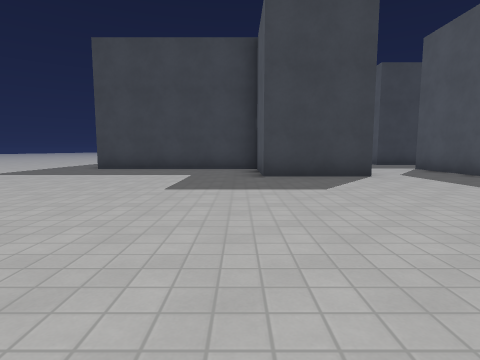
View 1 (above)

18 first-person views from a walk through a Godot game level. The camera is 1.2 m above the floor, tilts 6° down and sees 80° across. The floor is counted in squares, 2 m on a side. Each view is taken from the middle of a square. On the plan, view 1 faces up. The plan holds only what a view shows up to about 9 squares ahead; the rest is blank. The place goes on beyond the plan. Characters and animated objects are not drawn. Surface patterns are stand-ins for the level's own textures.

View 2
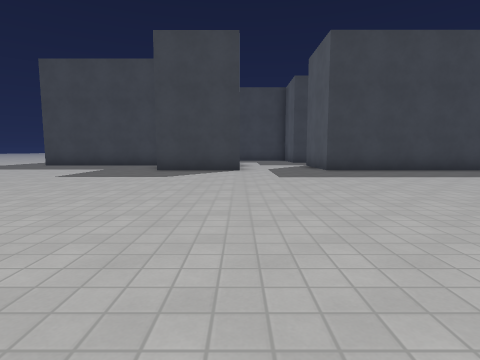

View 3
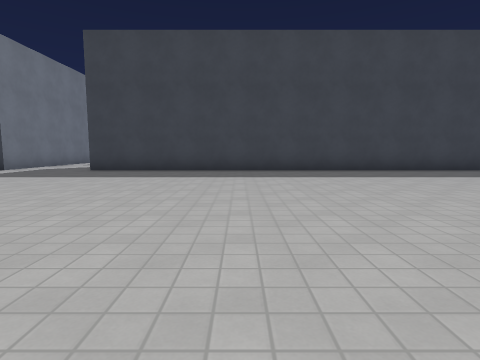

View 4
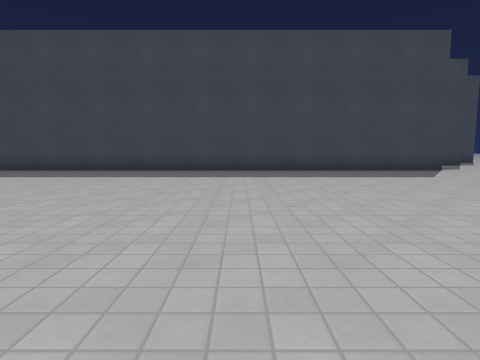

View 5
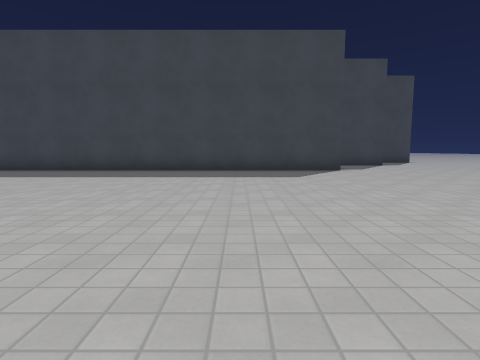

View 6
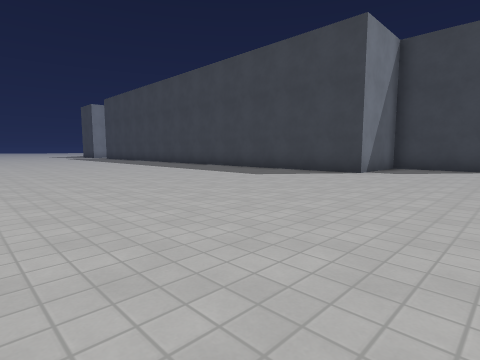

View 7
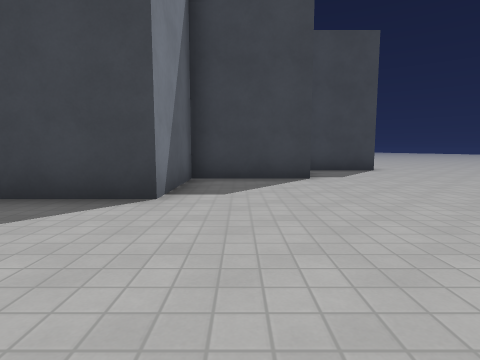

View 8
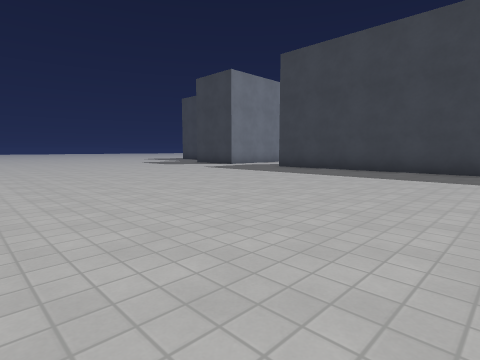

View 9
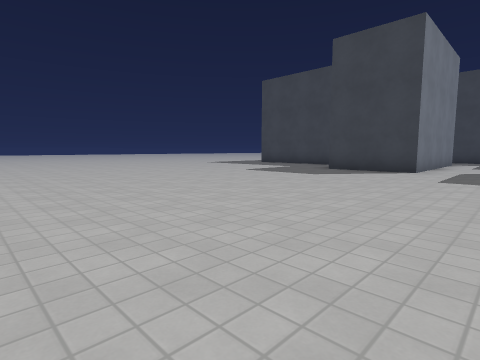

View 10
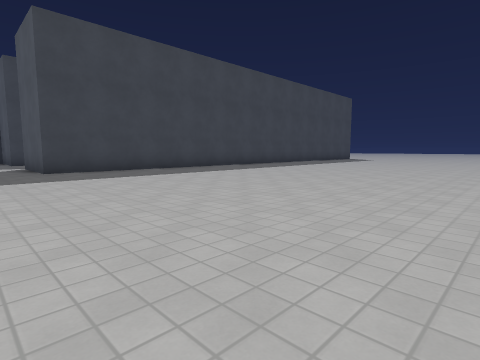

View 11
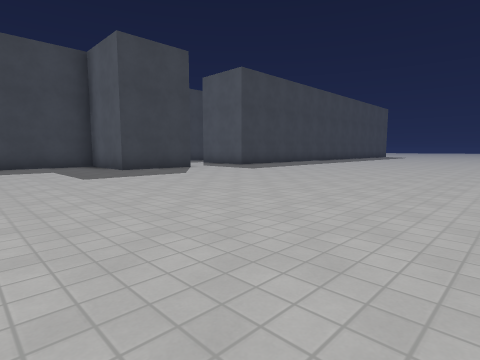

View 12
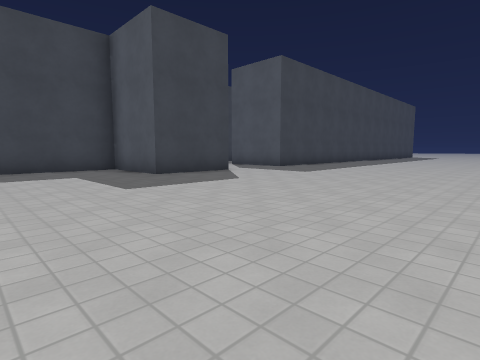

View 13
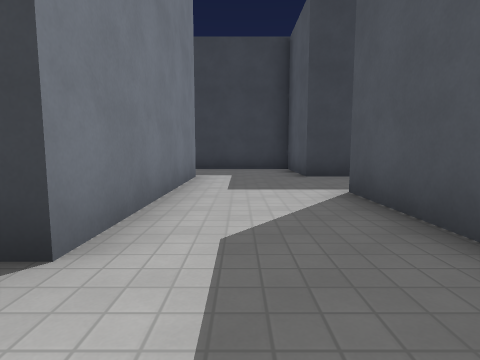

View 14
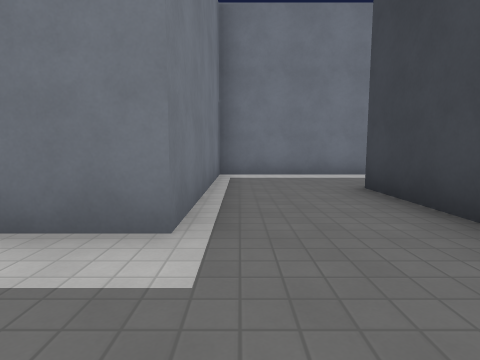

View 15
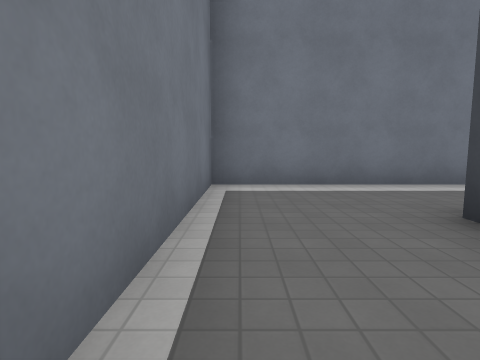

View 16
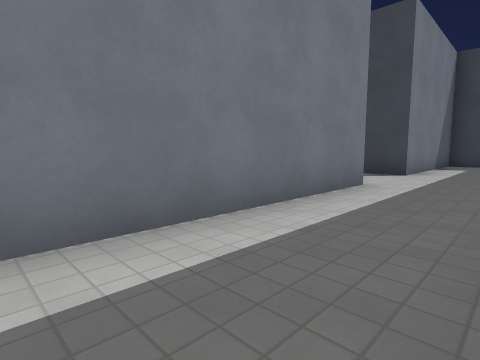

View 17
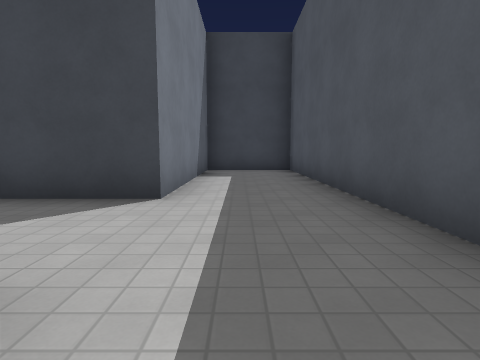

View 18
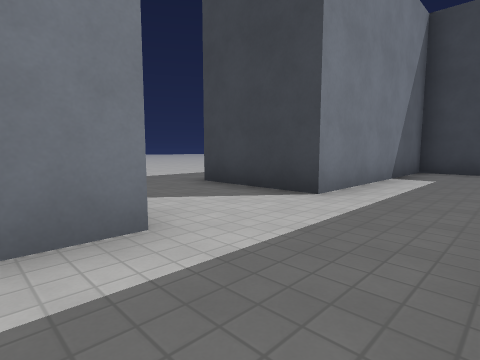

### Floor plan
Points are (right, up) in squares from view 1. A wall is a line through its corners. A room is listed if a view was taken in it or the views show most of it. See-through windows are left out.
Room 1 (views 1, 2, 3, 4, 5, 6, 7, 8, 9, 10, 11, 12, 13, 14, 15, 16, 17, 18)
walls: (6.6, 11.5) (5.6, 11.5) (5.6, 14) (0.5, 14); (25.5, 9) (23, 9) (23, 6.5) (5.6, 6.5) (5.6, 9.1); (26.5, 11.5) (26, 11.5); (0.5, 19.8) (0.5, 26.6) (-2, 26.6) (-2, 21.5) (-3.5, 21.5); (-2, 19.1) (-2, 11.5) (3, 11.5) (3, 6.5) (0.5, 6.5) (0.5, 9) (-3.5, 9)

Positions as (right, up) in squares from view 1, and headings:
1: (0, 0), facing up
2: (3, -2), facing up
3: (10, -2), facing up
4: (17, -2), facing up
5: (20, -2), facing up
6: (26, -1), facing up-left
7: (24, 3), facing up
8: (12, -2), facing up-left
9: (5, -2), facing up-left
10: (4, -2), facing up-right
11: (-3, -2), facing up-right
12: (-3, 0), facing up-right
13: (4, 5), facing up
14: (5, 12), facing left
15: (3, 12), facing left
16: (0, 14), facing up-left
17: (-1, 18), facing up
18: (0, 18), facing up-left
